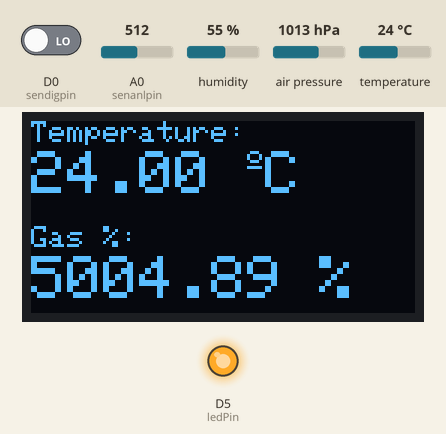
Simulated run of this sketch. Board: ESP8266 (NodeMCU). Parts: 128×64 one-colour display, output pins drawn as LEDs (lit = HIGH). Inputs (shaded band) come from the test bench; at power-on: temperature 24 °C, A0 (senanlpin) = 512, D0 (sendigpin) LOW, humidity 55 %, air pressure 1013 hPa. WiFi joins after 1.5 s; servers stay silent unless stated; network time is answered at once with the bench clock; the local clock reads 2024-03-15 10:24:30 at power-on unless the sketch sets it; what the sketch prints to the serial monitor is not drawn.

Above: at 4.7 s.
4.8 s: temperature set to 12 °C
At 6.6 s:
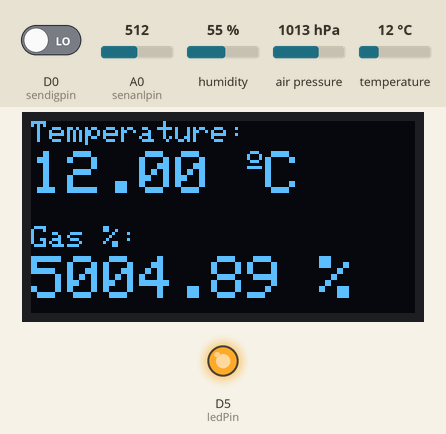
7.1 s: A0 (senanlpin) set to 716
At 7.6 s:
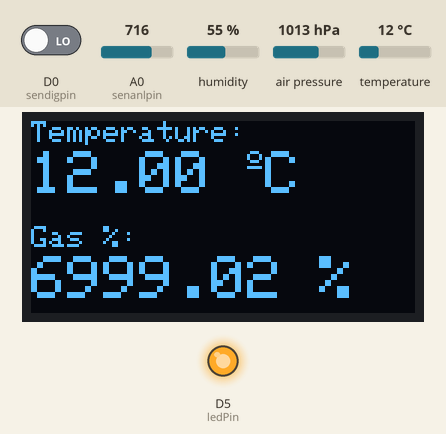
8.6 s: temperature set to 19 °C
At 10.9 s:
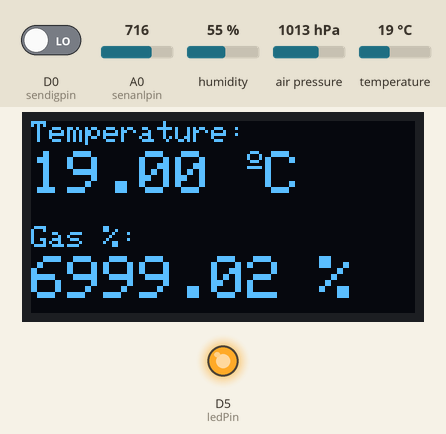
11.2 s: A0 (senanlpin) set to 992
At 11.7 s:
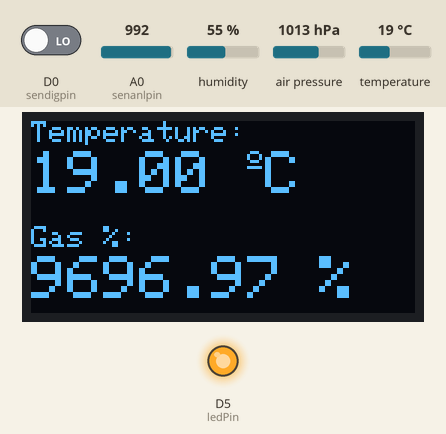
12.7 s: temperature set to 28 °C
At 14.1 s:
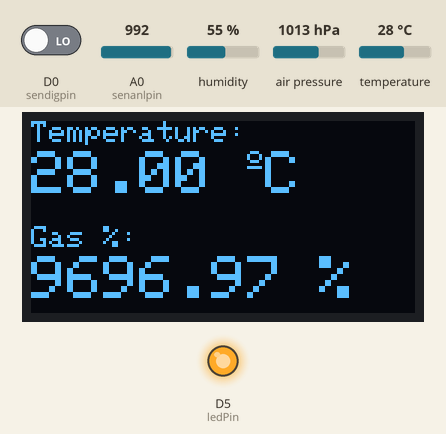
15.3 s: A0 (senanlpin) set to 1010
At 16.7 s:
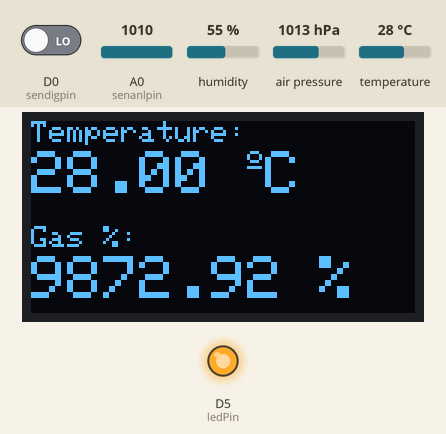
Timing chart, 0 to 17.8 s (numbered marks = the images above; inputs shaded):
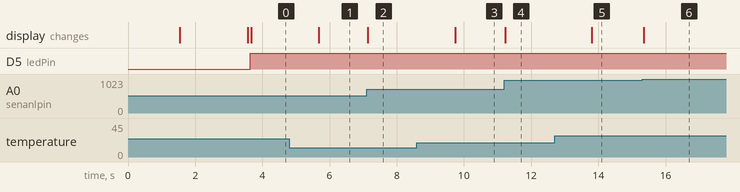

Measured:
- after the input at 4.8 s, the display: changes after 0.87 s (image 1)
- after the input at 7.1 s, the display: changes at once (image 2)
- after the input at 8.6 s, the display: changes after 1.1 s (image 3)
- after the input at 11.2 s, the display: changes at once (image 4)
- after the input at 12.7 s, the display: changes after 1.1 s (image 5)
- after the input at 15.3 s, the display: changes after 0.05 s (image 6)

The sketch:

AtmosBoardFinal.ino
```cpp
// include wifi & server libararies
#include <ESP8266WiFi.h>
#include <ESP8266WebServer.h>
#include "DHT.h"
#include "ThingSpeak.h"
#include <Wire.h>
#include <Adafruit_GFX.h>
#include <Adafruit_SSD1306.h>
#include <Adafruit_BMP085.h>
// libraries for OTA
#include <ArduinoOTA.h>

//for JSON manipulation
#include <ArduinoJson.h>

//for time functions
#include <NTPClient.h>
#include <WiFiUdp.h>

// Allocate the JSON document
//
// Inside the brackets, 200 is the RAM allocated to this document.
// Don't forget to change this value to match your requirement.
// Use arduinojson.org/v6/assistant to compute the capacity.
StaticJsonDocument<400> doc;

WiFiUDP ntpUDP;
NTPClient timeClient(ntpUDP);

// do the OLED display stuff
#define SCREEN_WIDTH 128 // OLED display width, in pixels
#define SCREEN_HEIGHT 64 // OLED display height, in pixels

// Declaration for an SSD1306 display connected to I2C (SDA, SCL pins)
Adafruit_SSD1306 display(SCREEN_WIDTH, SCREEN_HEIGHT, &Wire, -1);

WiFiClient tsclient;

// define the ThingSpeak id & api
#define CHANNEL_ID 1627862
#define CHANNEL_API_KEY "FOD7QX88PR1UBBLE"

// define the temp sensor
#define DHT_SENSOR_TYPE DHT_TYPE_11

// wifi details
#ifndef STASSID
#define STASSID "SKY79BAD"
#define STAPSK  "YTDAUPSF"
#endif

// set the port for the wifi server
ESP8266WebServer server(80);

// define wifi login
const char* ssid = STASSID;
const char* password = STAPSK;

int minTemp = -2;
int maxTemp = 6;

// time variables to allow webpage requests
int period = 100;
unsigned long time_now = 0;

// init temp & humidity pin
const int temp_hum_pin = D3;

// init the DHT11 component
DHT dht(temp_hum_pin, DHT11);

// define the bmp object
Adafruit_BMP085 bmp;

// init the variables to store temperature & humidity
float temperature = 0.0;
float avgTemperature = 0.0;
float humidity = 0.0;
float avgHumidity = 0.0;

//pressure sensor
float pressure = 0.0;
float avgPressure = 0.0;

// gas sensor inputs and values
int sendigpin = D0;
int senanlpin = A0;
//uint16_t gasVal;
float gasVal = 0.0;
float avgGasVal = 0.0;
boolean isgas = false;
String gas;

// set the debug flag for messages
static bool debugOn = true;

// initialise  const int called 'ledpin' to pin D5
const int ledPin = D5;

// define the hi alarm for gas ppm
float hiGasppm = 3000.0;
bool gasAlarm = false;

// define hi alarm fro humidity
float hiHumidity = 70.0;
bool humAlarm = false;

// define the alarm deadbands to prevent alarm bounce
float alarmProp = 0.01;               // 1% of instrument range
float gasDB = alarmProp * 1000000.0;  // range ppm
float humDB = alarmProp * 100.0;      // 0-100%

//Defines map function to return floats
float mapfloat(float x, float in_min, float in_max, float out_min, float out_max) {
  return (x - in_min) * (out_max - out_min) / (in_max - in_min) + out_min;
}

void setup() {
  // set up the alarm led pin
  pinMode(ledPin, OUTPUT);

  // try to start the serial link
  Serial.begin(115200);

  // start serial to debug values
  if (debugOn) {
    while(!Serial);
    Serial.println("COMx Available !!!");
  }

  // connect to the wifi network
  WiFi.begin(ssid, password);

  // start of OTA block commands
  ArduinoOTA.onStart([]() {
    String type;
    if (ArduinoOTA.getCommand() == U_FLASH) {
      type = "sketch";
    } else { // U_FS
      type = "filesystem";
    }
  });
  ArduinoOTA.onEnd([]() {
    if (debugOn) Serial.println("\nEnd");
  });
  ArduinoOTA.onProgress([](unsigned int progress, unsigned int total) {
    if (debugOn) Serial.printf("Progress: %u%%\r", (progress / (total / 100)));
  });
  ArduinoOTA.onError([](ota_error_t error) {
    if (debugOn) {
      Serial.printf("Error[%u]: ", error);
      if (error == OTA_AUTH_ERROR) {
        Serial.println("Auth Failed");
      } else if (error == OTA_BEGIN_ERROR) {
        Serial.println("Begin Failed");
      } else if (error == OTA_CONNECT_ERROR) {
        Serial.println("Connect Failed");
      } else if (error == OTA_RECEIVE_ERROR) {
        Serial.println("Receive Failed");
      } else if (error == OTA_END_ERROR) {
        Serial.println("End Failed");
      }
    }
  });
  ArduinoOTA.begin();
  if (debugOn) {
    Serial.println("Ready");
    Serial.print("IP address: ");
    Serial.println(WiFi.localIP());
  }
  // end of OTA block

  //wait for connection
  while (WiFi.status() != WL_CONNECTED) {
    delay(500);
    if (debugOn)Serial.print("Waiting to connect...");
  }

  // print the board IP address
  if (debugOn) {
    Serial.println("");
    Serial.print("Connected to ");
    Serial.println(ssid);
    Serial.print("IP address: ");
    Serial.println(WiFi.localIP());
  }

  // update the server details
  server.on("/", get_index);
  server.on("/api/sensors", get_json);
  server.begin();
  if (debugOn)Serial.println("Server listening");

  //Start up the ThingSpeak
  ThingSpeak.begin(tsclient);

  // strt reading dht component
  dht.begin();

  // initialise the OLED display and say Hello world
  if(!display.begin(SSD1306_SWITCHCAPVCC, 0x3C)) { // Address 0x3D for 128x64
    if (debugOn) Serial.println(F("SSD1306 allocation failed"));
    for(;;);
  }
  delay(2000);
  display.clearDisplay();

  display.setTextSize(1);
  display.setTextColor(WHITE);
  display.setCursor(0, 10);
  // Display static text
  display.println("Hello, world!");
  display.display();

  // initialise the bmp sensor
  if (!bmp.begin()) {
    if (debugOn) Serial.println("Could not find BMP sensor, check wiring!");
    while (1) {}
  }

  // setup sensor pins
  pinMode(sendigpin, INPUT);

  // Add values in the document
  doc["content"] = "sensors";
  doc["time"] = 1351824120;

  JsonArray sensors = doc.createNestedArray("sensors");

  JsonObject sensors_0 = sensors.createNestedObject();
  sensors_0["type"] = "temperature";
  sensors_0["value"] = 0;
  sensors_0["units"] = "degC";

  JsonObject sensors_1 = sensors.createNestedObject();
  sensors_1["type"] = "humidity";
  sensors_1["value"] = 0;
  sensors_1["units"] = "%";

  JsonObject sensors_2 = sensors.createNestedObject();
  sensors_2["type"] = "gasppm";
  sensors_2["value"] = 0;
  sensors_2["units"] = "ppm";

  JsonObject sensors_3 = sensors.createNestedObject();
  sensors_3["type"] = "pressure";
  sensors_3["value"] = 0;
  sensors_3["units"] = "Pa";

  // for timeclient
  timeClient.begin();
}

void loop() {
  // put your main code here, to run repeatedly:
  // update and write time
  updateValues();

  // handle OTA and webpage requests
  handleOTA();

  // read temp & humidity etc
  readTempHumEtc();

  // displat the T & H
  dispValues();

  // display values from bmp
  dispbmp();

  // dispaly the sensor value
  dispsensor();

  // check alarms
  checkAlarms();

  // update the averages
  calcAvgs();

  // write thing values
  writeThingVals();
}

void dispsensor() {
  gasVal = analogRead(senanlpin);
  isgas = digitalRead(sendigpin);
  if (isgas) {
    gas = "No";
  }
  else {
    gas = "Yes";
  }
  // the range of the gas sensor is 0 to 10000ppm, changed from %
  gasVal = mapfloat(gasVal, 0, 1023, 0, 10000);
  //Serial.print("Gas detected: ");
  //Serial.print(gas);
  //Serial.print("\t");
  //Serial.print("Gas ppm: ");
  //Serial.println(gasVal);
  //Serial.println(gasAlarm);
}

void dispbmp() {
  // set variable for pressure
  pressure = bmp.readPressure();
  //Serial.print("BMP Temperature = ");
  //Serial.print(bmp.readTemperature());
  //Serial.print(" *C");
  //Serial.print("\t");
  //Serial.print("BMP Pressure = ");
  //Serial.print(bmp.readPressure());
  //Serial.println(" Pa");
}

void dispValues() {
  //read temperature and humidity
  float t = temperature;
  float h = humidity;
  float g = gasVal;

  //clear display
  display.clearDisplay();

  // display temperature
  display.setTextSize(1);
  display.setCursor(0,0);
  display.print("Temperature: ");
  display.setTextSize(2);
  display.setCursor(0,10);
  display.print(t);
  display.print(" ");
  display.setTextSize(1);
  display.cp437(true);
  display.write(167);
  display.setTextSize(2);
  display.print("C");

  // display humidity
  //display.setTextSize(1);
  //display.setCursor(0, 35);
  //display.print("Humidity: ");
  //display.setTextSize(2);
  //display.setCursor(0, 45);
  //display.print(h);
  //display.print(" %");

  // display gas value
  display.setTextSize(1);
  display.setCursor(0, 35);
  display.print("Gas %: ");
  display.setTextSize(2);
  display.setCursor(0, 45);
  display.print(g);
  display.print(" %");

  display.display();
}

void readTempHumEtc() {
  int tempVal = 0;
  tempVal = dht.readTemperature();
  if (tempVal >=0 && tempVal <= 50) {
    temperature = tempVal;
  }
  tempVal = dht.readHumidity();
  if (tempVal >= 0 && tempVal <= 100) {
    humidity = tempVal;
  }

  //Serial.print("Temperatue: ");
  //Serial.print(temperature);
  //Serial.print("\t");
  //Serial.print("Humidity: ");
  //Serial.print(humidity);
  //Serial.print("\t");
}

void get_index() {
  // print the welcome text on the index page

  String html ="<!DOCTYPE html> <html> ";
  html+= "<head><meta http-equiv='refresh' content='15'></head>";
  html+= "<body> <h1>WVP Atmos Board OTA Dashboard</h1>";
  html+= "<p> Welcome to the ATMOS dashboard</p>";
  html+= "<div> <p> <strong> The temperature reading is: ";
  html+= temperature;
  html+= "</strong> degrees.</p>";
  html+= "<div> <p> <strong> The humidity reading is: ";
  html+= humidity;
  html+= "</strong> % ";
  html+= humAlarm ? " ALARM":" NORMAL";
  html+= "</p> </div>";
  html+= "<div> <p> <strong> The atmospheric pressure reading is: ";
  html+= pressure;
  html+= "</strong> Pa </p>";
  html+= "<div> <p> <strong> The Gas ppm reading is: ";
  html+= gasVal;
  html+= "</strong> ppm ";
  html+= gasAlarm ? " ALARM":" NORMAL";
  html+= "</p> </div>";
  html+= "<div> <p> <strong> Debug Messages: ";
  html+= debugOn ? "AVAILABLE":"NOT AVAILABLE";
  html+="</body> </html>";

  server.send(200, "text/html", html);
}

void get_json() {
  // print the JSON file
  String json;

  serializeJson(doc, json);

  server.send(200, "text/json", json);
}

void handleOTA() {
  // handle the OTA stuff
  ArduinoOTA.handle();
  // handle the incoming client requests
  server.handleClient();
}

void checkAlarms() {
  // see if humidity in alarm
  if (humidity > hiHumidity) {
    humAlarm = true;
    // adjust alarm to prevent bounce
    hiHumidity -= humDB;
  } else {
    humAlarm = false;
    // reset the alarm
    hiHumidity += humDB;
  };
  // see if the gas ppm is in alarm
  if (gasVal > hiGasppm) {
    gasAlarm = true;
    // reset the alarm
    hiGasppm -= gasDB;
  } else {
    gasAlarm = false;
    // reset the alarm
    hiGasppm += gasDB;
  };
  // if any alarm, LED On else LED off
  if (humAlarm || gasAlarm) {
    digitalWrite(ledPin, HIGH);
  } else {
    digitalWrite(ledPin, LOW);
  };
}

void calcAvgs() {
  static unsigned long avgMillis = millis();

  // non-blocking average every 1 second i.e. 60 values
  // averaged for a minute average value
  if (millis() - avgMillis > 1000) {
    avgTemperature += (temperature/60.0);
    avgHumidity += (humidity/60.0);
    avgGasVal += (gasVal/60.0);
    avgPressure += (pressure/60.0);
    avgMillis = millis();
  }
}

void writeThingVals() {
  static unsigned long writeMillis = millis();

  // non-blocking routine to only write after 60 seconds
  if (millis() - writeMillis > 60000) {
    //write the values to ThingSpeak
    ThingSpeak.setField(1, avgTemperature);
    ThingSpeak.setField(2, avgHumidity);
    ThingSpeak.setField(3, humAlarm);
    ThingSpeak.setField(5, avgGasVal);
    ThingSpeak.setField(6, avgPressure);
    ThingSpeak.setField(7, gasAlarm);
    ThingSpeak.writeFields(CHANNEL_ID, CHANNEL_API_KEY);
    // reset averages to zero
    avgTemperature = 0.0;
    avgHumidity = 0.0;
    avgGasVal = 0.0;
    avgPressure = 0.0;
    writeMillis = millis();
  }
}

void updateValues() {
  //update time, values etc
  timeClient.update();
  doc["time"] = timeClient.getEpochTime();
  doc["sensors"][0]["value"] = temperature;
  doc["sensors"][1]["value"] = humidity;
  doc["sensors"][2]["value"] = gasVal;
  doc["sensors"][3]["value"] = pressure;
}
```
